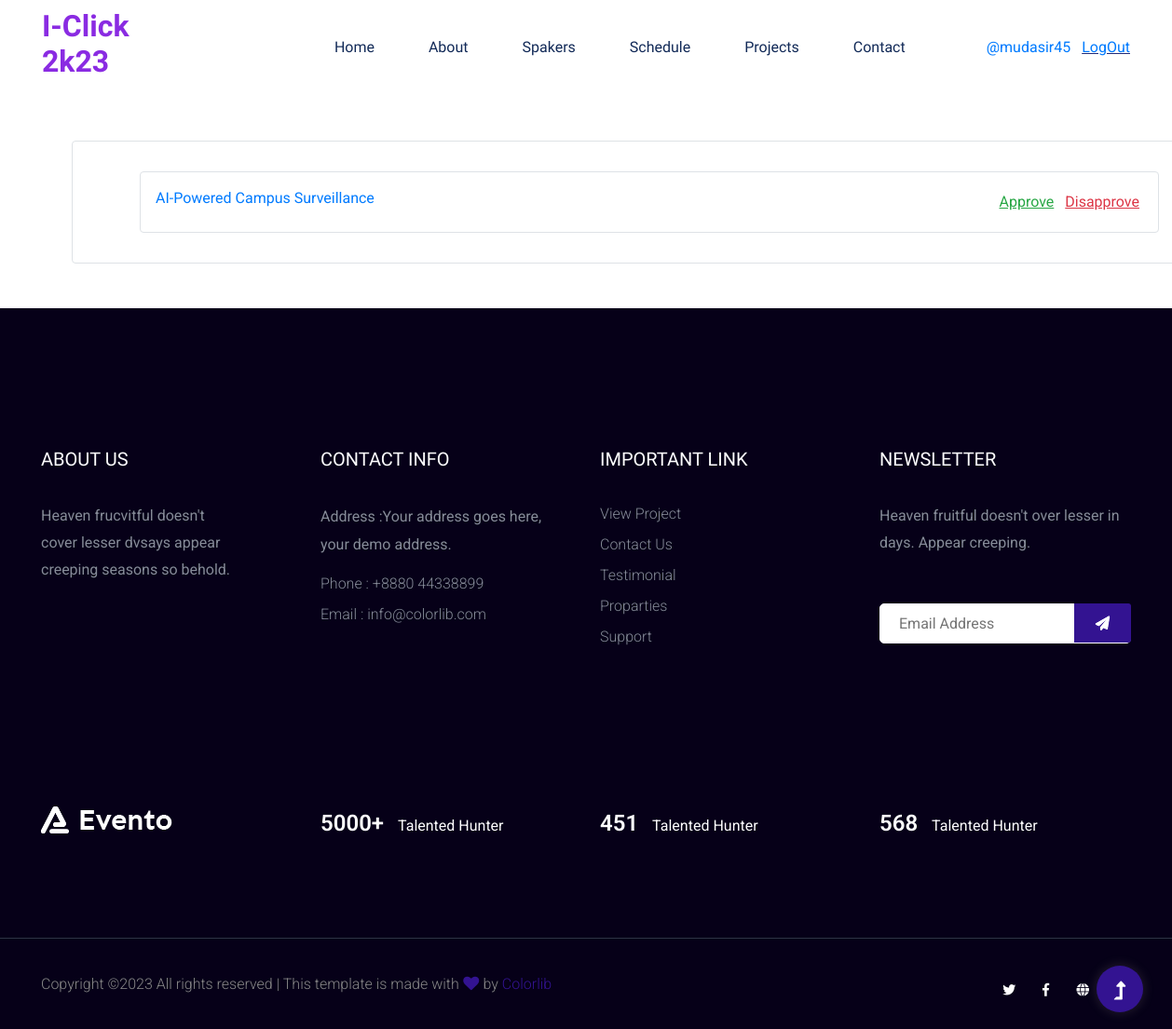
Page /pe/projectAproval/ (signed in) on the earlier database version.
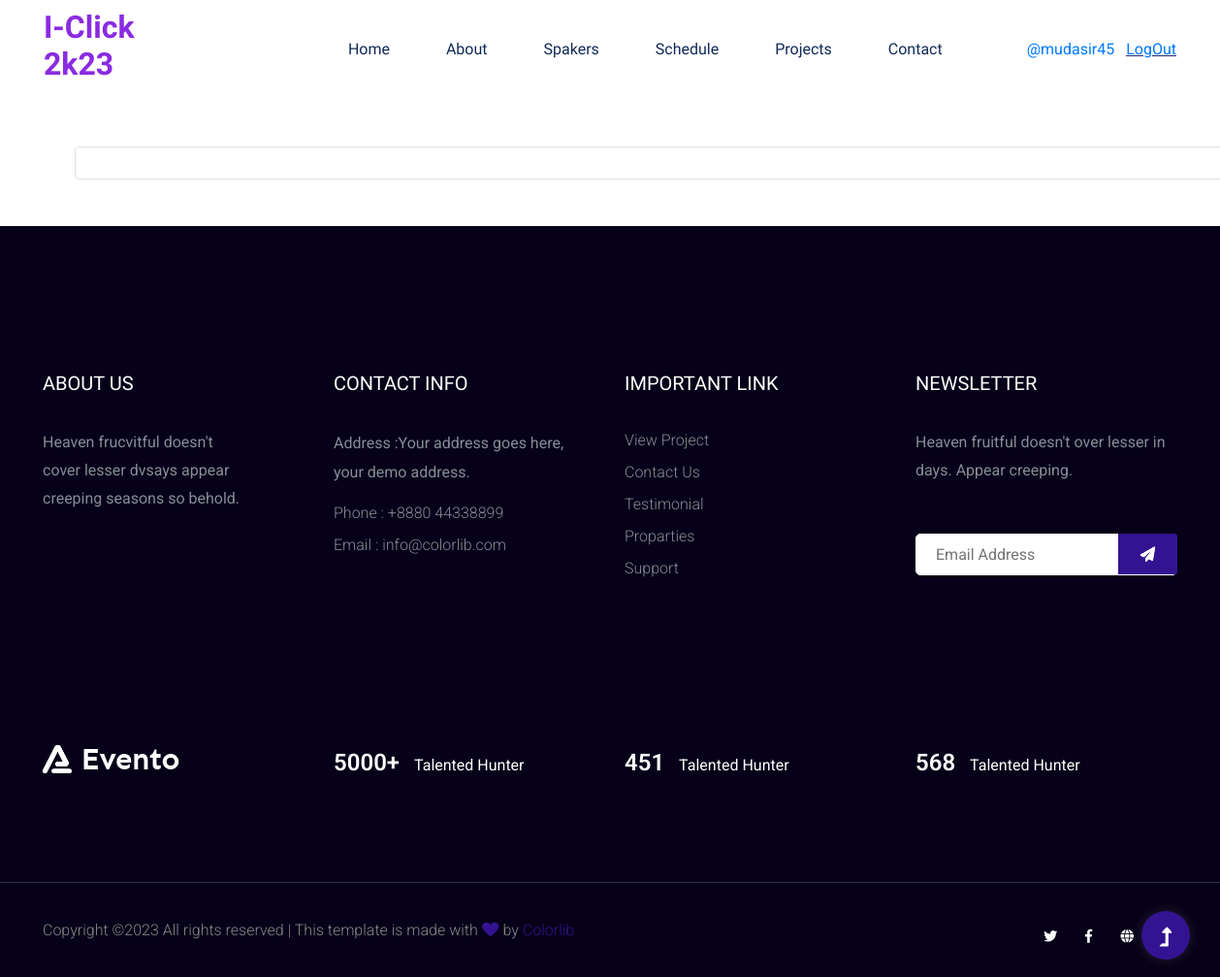
Same page on the later database version.
### Prjt_exhb/models.py (models this page shows, shortened)
class Project(models.Model):
    uid = models.UUIDField(editable=False, default=uuid.uuid4)
    user = models.ForeignKey(User, on_delete=models.CASCADE)
    supervisor = models.ForeignKey('Supervisor', related_name='project_supervisor', on_delete=models.CASCADE)
    category = models.ForeignKey(Categories, related_name='project_category', on_delete=models.CASCADE)
    title = models.CharField(max_length=200, null=True, blank=True)
    sub_title = models.CharField(max_length=200, null=True, blank=True)
    body = RichTextUploadingField(max_length=5000, null=True, blank=True)
    group = models.ForeignKey('Group', on_delete=models.CASCADE)
    thumbnail = models.ImageField(upload_to=get_upload_path)
    is_approved = models.BooleanField(default=False)
    is_winner = models.BooleanField(default=False)
    winner_title = models.CharField(max_length=50, null=True, blank=True)
    Total_score = models.FloatField(null=True, blank=True)
    slug = models.SlugField(null=True, blank=True)
    created_at = models.DateTimeField(auto_now=True)
    updated_at = models.DateTimeField(auto_now=True)

### Prjt_exhb/views.py (the view, shortened to what this page needs)
# urls.py: path('projectAproval/', views.projectAproval, name='projectAproval'),
@login_required(login_url='userLogin')
def projectAproval(request):
    try:
        supervisor = Supervisor.objects.get(user = request.user)
        projects = Project.objects.filter(supervisor = supervisor, is_approved = False)
    except:
        messages.info(request, "It seems that you're not the supervisor! you canot get access to this url")
        return redirect('info')
    context = {
        'projects':projects,
    }
    return render(request, 'project_exhib/projectAproval.html', context)

### templates/project_exhib/projectAproval.html (shortened to what this page needs)
{% extends 'base/base.html' %}
{% block content %}
{% load static %}
{% include 'base/navbar.html' %}
<div class="container">
    <div class="row">
        <div class="col-md-12 border rounded p-3 m-5">
            {% for project in projects %}
                <ol type="1">
                    <li style="display: flex; justify-content: space-between;" class="border rounded p-3 m-3"><a href="" class="text-primary">{{project.title}}</a>
                        <div class="d-inline">
                            {% include 'alerts/alert.html' %}
                            <form action="{% url 'projectAproval' %}" method="post">
                                <u><button type="submit" class="text-success p-1 custom-btn"
                                    name="action" value="approve">Approve</button></u>
                                <u><button type="submit" class="text-danger p-1 custom-btn"
                                    name="action" value="disapprove">Disapprove</button></u>
                            </form>
                        </div>
                    </li>
                </ol>
            {% endfor %}
        </div>
    </div>
</div>
{% endblock %}

Differences in the rows shown:
no longer on this page (row edited): Project: title "AI-Powered Campus Surveillance"
